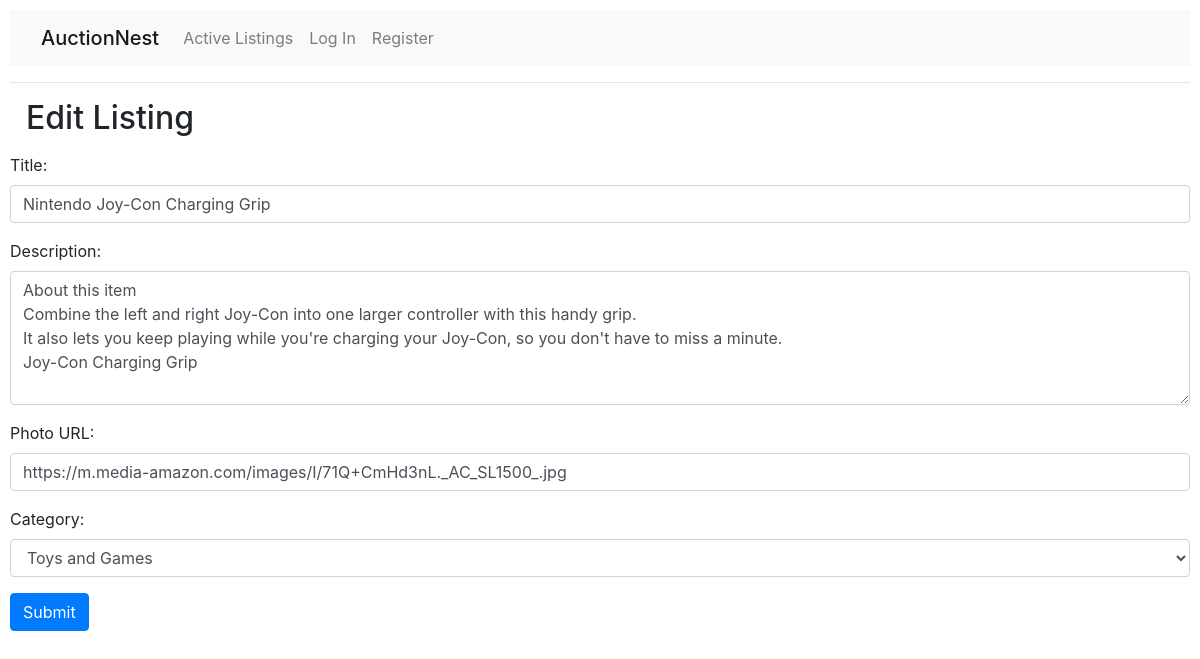
Screenshot of /13/edit with the database file from the repository.
### auctions/models.py (models this page shows, shortened)
class Listing(models.Model):
    title = models.CharField(max_length=100)
    desc = models.CharField(max_length=100)
    photo_url = models.TextField(default=None) # sets default value of url to None if not filled
    category = models.CharField(max_length=64, default=None)
    owner = models.ForeignKey(User, on_delete=models.CASCADE, related_name="created_by")
    isActive = models.BooleanField(default=True)
    watchlisted_by = models.ManyToManyField(User, blank=True, related_name="watchlist")
    startingBid = models.FloatField(default=0)
    highestBid = models.FloatField()
    category = models.ForeignKey(Category, on_delete=models.CASCADE, blank=True, null=True, related_name="listings")
    winner = models.ForeignKey(User, on_delete=models.CASCADE, blank=True, null=True, related_name="winner")

class Category(models.Model):
    name = models.CharField(max_length=64)
    def __str__(self):
        return f"{self.name}"

### auctions/views.py (the view)
# urls.py: path("<str:id>/edit", views.edit_listing, name="edit"),
def edit_listing(request, id):
    listing = Listing.objects.get(pk=id)
    if request.method == 'POST':
        listing.title = request.POST["title"]
        listing.desc = request.POST["desc"]
        listing.photo_url = request.POST["photo_url"]
        category_id = int(request.POST["category"])
        listing.category = Category.objects.get(pk=category_id)
        listing.save()
        return HttpResponseRedirect(reverse("item", args=(id,)))
    else:
        return render(request, "auctions/edit.html", {
            "listing": listing,
            "categories": Category.objects.exclude()
        })

### auctions/templates/auctions/edit.html (shortened to what this page needs)
{% extends "auctions/layout.html" %}
{% block body %}
    <h2 style="margin-left: 1rem">Edit Listing</h2>
    <form action="{% url 'edit' listing.id %}" method="POST">
        <div class="mb-3 mt-3">
          <label for="title" class="form-label">Title:</label>
          <input type="text" class="form-control" id="title" value="{{ listing.title }}" name="title" maxlength="100">
        </div>
        <div class="mb-3">
          <label for="desc" class="form-label">Description:</label>
          <textarea class="form-control" rows="5" id="comment" name="desc" maxlength="100"would>{{ listing.desc }}</textarea>
        </div>
        <div class="mb-3">
            <label for="photo_url" class="form-label">Photo URL:</label>
            <input type="text" class="form-control" value="{{ listing.photo_url }}" name="photo_url" maxlength="100">
        </div>
        <div class="mb-3">
            <label for="category" class="form-label">Category:</label>
            <select class="form-control" name="category">
                <option value="{{ listing.category.id }}" >{{ listing.category }}</option>
            </select>
        </div>
        <button type="submit" class="btn btn-primary">Submit</button>
    </form>
{% endblock %}

### auctions/static/auctions/styles.css (style rules this page uses)
body { padding: 10px; }

### rows the page displays
Listing: title "Nintendo Joy-Con Charging Grip", desc "About this item Combine the left and right Joy-Con into one larger controller with this handy grip. It also lets you keep playing while you're charging your Joy-Con, so you don't have to miss a minute. Joy-Con Charging Grip", photo_url "https://m.media-amazon.com/images/I/71Q+CmHd3nL._AC_SL1500_.jpg", category "Toys and Games"
